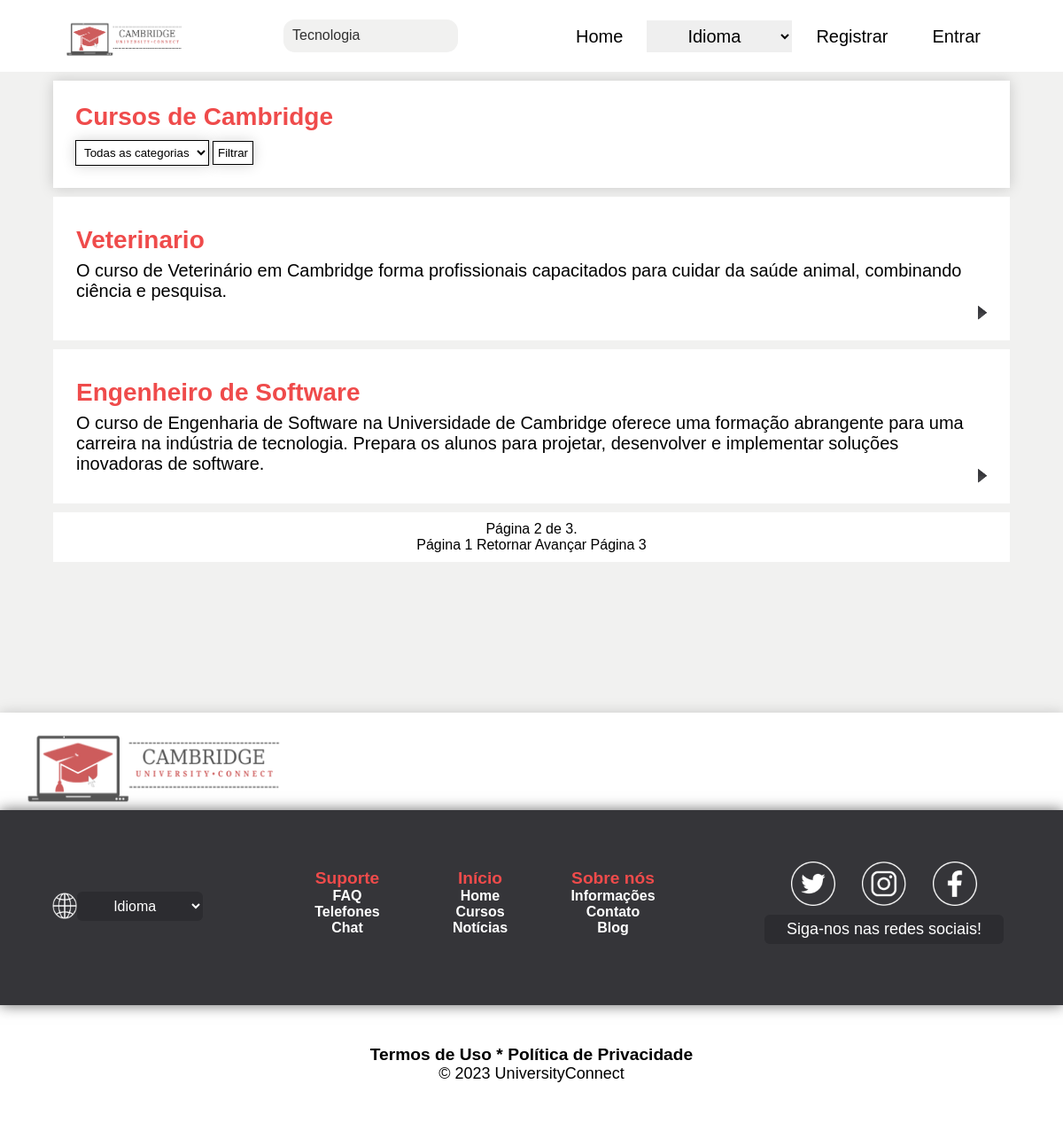
/courses/?page=2, run on the app's committed database.
### UniversityConnect/models.py (models this page shows, shortened)
class Course(models.Model):
    title = models.CharField(max_length=100)
    tittle_en = models.CharField(max_length=100, default='English Name')
    mini_description = models.TextField(max_length=255, default='English Description')
    mini_description_en = models.TextField(max_length=255, default='English Description')
    description = models.TextField(max_length=2000)
    description_en = models.TextField(max_length=2000, default='English Description')
    course_load = models.IntegerField()
    course_time = models.CharField(max_length=100)
    time_course_en = models.CharField(max_length=100, default='0 years')
    monthly_course_fee = models.DecimalField(max_digits=8, decimal_places=2)
    class_type = models.CharField(max_length=100)
    image = models.ImageField(upload_to='courses/cover/%Y/%m/%d/', blank=True, default="")
    category = models.ForeignKey(Category, on_delete=models.CASCADE)
    education = models.ForeignKey(Education, on_delete=models.CASCADE)
    course_level = models.ForeignKey(CourseLevel, on_delete=models.CASCADE)
    link = models.CharField(max_length=200, blank=True)

### UniversityConnect/views.py (the view, shortened to what this page needs)
# urls.py: path('courses/', views.courses, name='courses'),
@csrf_protect
def courses(request):
    PAGE_NAME = 'Cursos'
    courses = Course.objects.all()
    category = Category.objects.all()
    paginator = Paginator(courses, 2)
    page_number = request.GET.get("page")
    courses = paginator.get_page(page_number)
    if 'en/' in request.path:
        lang = True
    else:
        lang = False
    category_selected = request.GET.get('category', '')
    if category_selected != '':
        courses = Course.objects.filter(category=category_selected)
        paginator = Paginator(courses, 2)
        page_number = request.GET.get("page")
        courses = paginator.get_page(page_number)
    if len(courses) == 0:
        courses = False
    return render(request, 'UniversityConnect/pages/list.html', {
        'request': request,
        'courses': courses,
        'page_name': PAGE_NAME,
        'category':category,
        'lang':lang,
        })

### templates/UniversityConnect/pages/list.html (shortened to what this page needs)
{% extends "base_uc.html" %}
{% load static %}
{% load i18n %}
{% block extra_style %}
<link rel="stylesheet" href="{% static '/UniversityConnect/css/courses.css' %}">
{% endblock extra_style %}
{% block content_base %}
    <main>
        {% include '../partials/header-pages.html' %}
        <section class="home2">
            <div class="home-options">
                {% if 'courses/' in request.path %}
                    <div class="home-title">
                        <h2>{% trans "Cursos de Cambridge" %}</h2>
                        <form method="GET" action="{% url 'UniversityConnect:courses' %}">
                            <select name="category">
                                <option value="">{% trans "Todas as categorias" %}</option>
                            </select>
                            <button type="submit">{% trans "Filtrar" %}</button>
                        </form>
                    </div>
                    {% include '../partials/courses.html' %}
                {% endif %}
            </div>
        </section>
    </main>
{% endblock content_base %}

### templates/UniversityConnect/partials/courses.html (shortened to what this page needs)
{% load static %}
{% load i18n %}
{% if courses %}
    {% for course in courses %}
        <a class="option-block-link" href="{% url 'UniversityConnect:courses_detail' course.id %}">
            <div class="options-block">
                {% if lang %}
                    <h2>{{ course.tittle_en }}</h2>
                    <p>{{ course.mini_description_en }}</p>
                {% else %}
                    <h2>{{ course.title }}</h2>
                    <p>{{ course.mini_description }}</p>
                {% endif %}
                <div class="details-icon">
                    <img src="{% static "/UniversityConnect/images/icons/enter.png" %}" alt="">
                </div>
            </div>
        </a>
    {% endfor %}
{% endif %}
<div class="pagination">
    <span class="step-links">
        <span class="current">
            {% trans "Página" %} {{ courses.number }} {% trans "de" %} {{ courses.paginator.num_pages }}.
        </span>
        <div class="pagination-button">
        {% if courses.has_previous %}
            <a href="?page=1">{% trans "Página 1" %}</a>
            <a href="?page={{ courses.previous_page_number }}">{% trans "Retornar" %}</a>
        {% endif %}
        {% if courses.has_next %}
            <a class="pagination-next" href="?page={{ courses.next_page_number }}">{% trans "Avançar" %}</a>
            <a class="pagination-back" href="?page={{ courses.paginator.num_pages }}">{% trans "Página" %} {{ courses.paginator.num_pages }}</a>
        {% endif %}
     </div>
    </span>
</div>

### static/UniversityConnect/css/header.css (style rules this page uses)
@media only screen and (min-width: 684px) and (max-width: 1260px) { .home-options { display: block !important; margin: auto !important; } }
@media only screen and (min-width: 684px) and (max-width: 1260px) { .options-block { margin: 0 auto 30px auto !important; min-width: 320px !important; max-width: 100% !important; background-color: var(--colorWhite) !important; border: 1px solid rgba(0, 0, 0, 0) !important; } }
html { background-color: var(--colorMidGray); }

### static/UniversityConnect/css/courses.css (style rules this page uses)
* { margin: 0; padding: 0; }
:root { --colorPrimary: #EF4B4B; --colorWhite: #FFFFFF; --colorBlack: #000000; --colorMidGray: #F1F1F0; --colorBox: #353539; --colorBoxHover: #2c2c30; --fontPrimary: Arial; --fontMidSize: 20px; --fontLargeSize: 28px; --fontExtraLarge: 54px; --fontExtraExtraLarge: 65px; }
@media only screen and (min-width: 684px) and (max-width: 1260px) { .home-options { display: block !important; margin: auto !important; } }
@media only screen and (min-width: 684px) and (max-width: 1260px) { .options-block { min-width: 320px !important; max-width: 100% !important; background-color: var(--colorWhite) !important; border: 1px solid rgba(0, 0, 0, 0) !important; } }
html { background-color: var(--colorMidGray); }
.home2 { display: block !important; max-width: 90%; margin: auto; background-color: var(--colorMidGray); }
.home-title { box-shadow: 0px 0px 15px rgba(0, 0, 0, 0.172) !important; background-color: var(--colorWhite); margin: 10px auto; padding: 25px; }
.home-title > h2 { font-family: var(--fontPrimary); margin-bottom: 10px; }
.home-title select, button { font-family: var(--fontPrimary); font-weight: 500; background-color: var(--colorWhite); color: var(--colorBlack); padding: 5px; border: 1px solid black; box-shadow: 0px 0px 15px rgba(0, 0, 0, 0.172) !important; }
.home-options { display: block; margin: auto; }
.option-block-link { display: block; background-color: var(--colorWhite); margin: 10px auto 10px auto !important; box-shadow: 0px 0px 15px rgba(0, 0, 0, 0.172) !important; all: unset; cursor: pointer; }
.options-block { margin: 10px auto 10px auto !important; position: relative; padding: 25px !important; min-height: 110px; max-height: 300px !important; min-width: 230px; max-width: 100%; background-color: var(--colorWhite); border: 1px solid rgba(0, 0, 0, 0); overflow: hidden; }
.options-block > h2, .options-block > p, .subtext { overflow: hidden !important; margin: 7px 0; font-family: var(--fontPrimary); text-decoration: none !important; }
.options-block > h2, .home-title > h2 { color: var(--colorPrimary); font-size: var(--fontLargeSize); }
.options-block > p { padding-right: 14px ; font-size: var(--fontMidSize) ; }
.details-icon { position: absolute; bottom: 20px; right: 20px; width: 20px; height: 20px; }
.details-icon img { width: 100%; height: 100%; }
.pagination { text-align: center; width: 100%; margin: 10px auto; font-family: var(--fontPrimary); background-color: var(--colorWhite); padding: 10px 0; }
.pagination-button > a { text-decoration: none; color: black; }

### data on the page
Course: title "Veterinario", mini_description "O curso de Veterinário em Cambridge forma profissionais capacitados para cuidar da saúde animal, combinando ciência e pesquisa."
Course: title "Engenheiro de Software", mini_description "O curso de Engenharia de Software na Universidade de Cambridge oferece uma formação abrangente para uma carreira na indústria de tecnologia. Prepara os alunos para projetar, desenvolver e implementar soluções inovadoras de software."

### other printed values
{{ courses.number }} "2"
{{ courses.paginator.num_pages }} "3"
